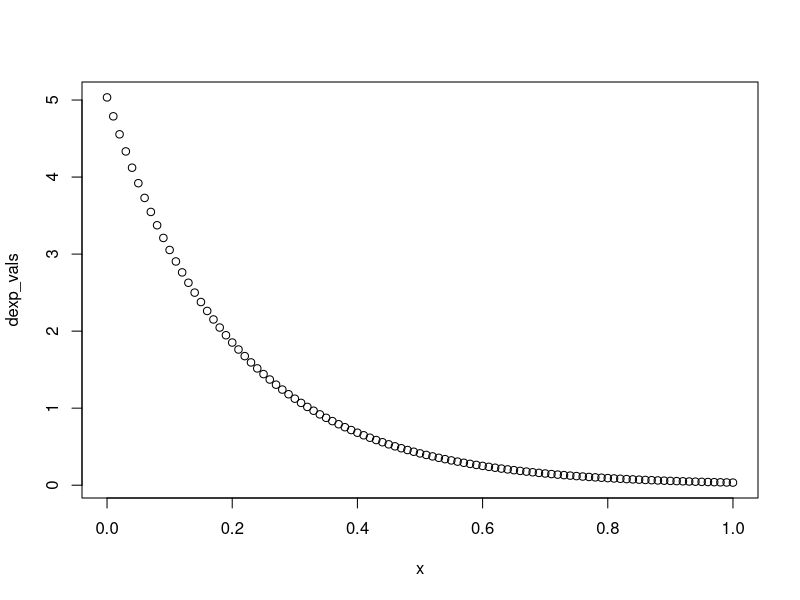
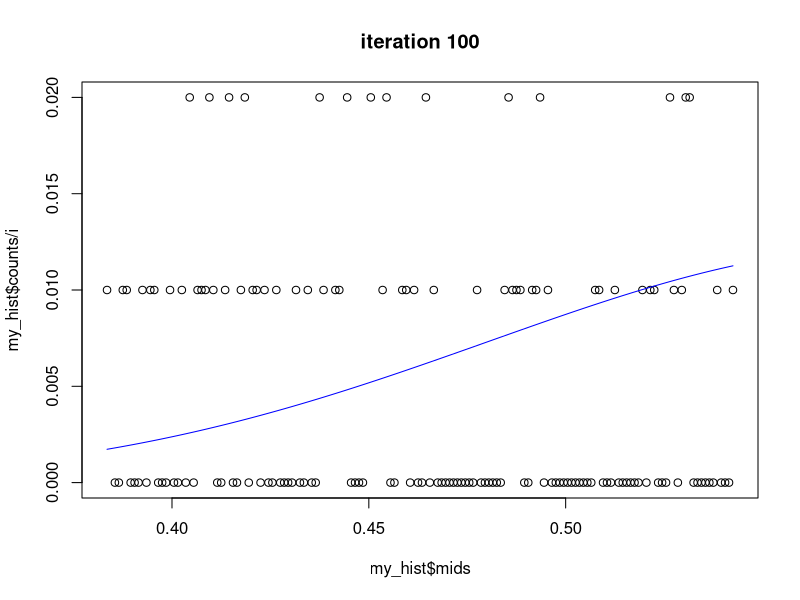
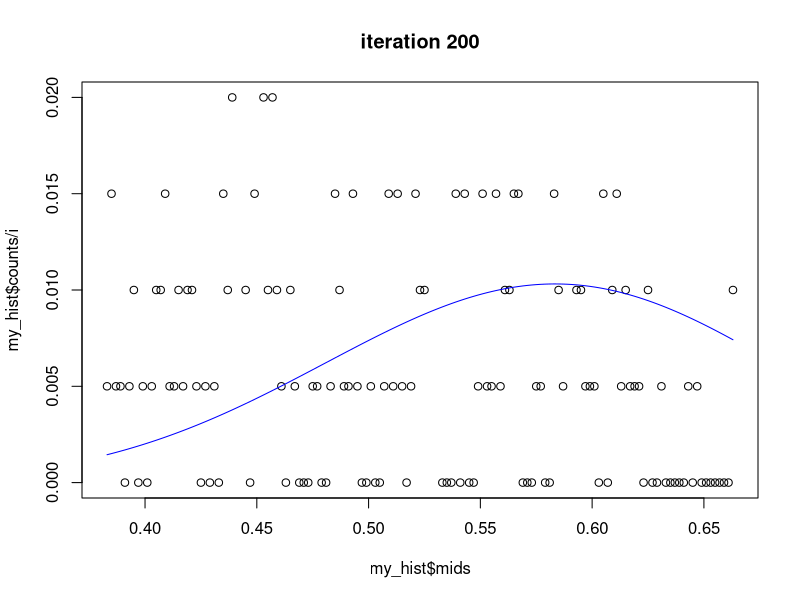
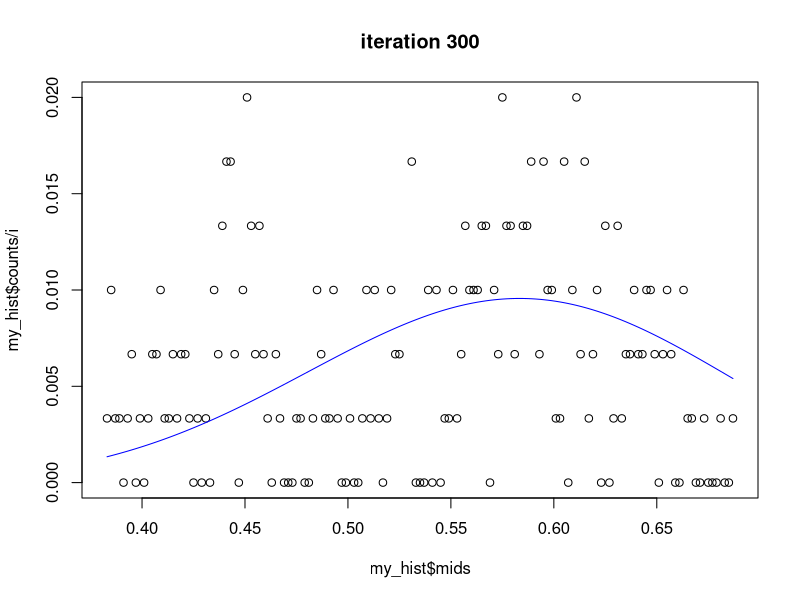
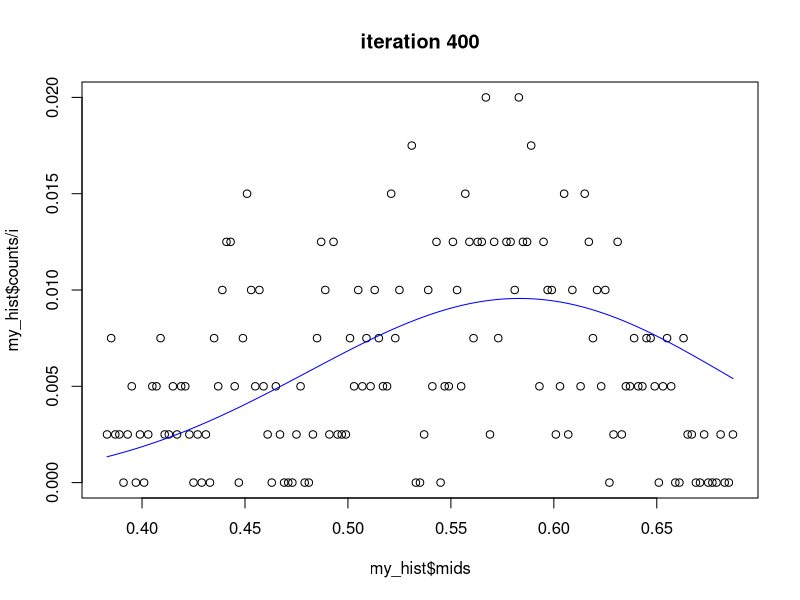
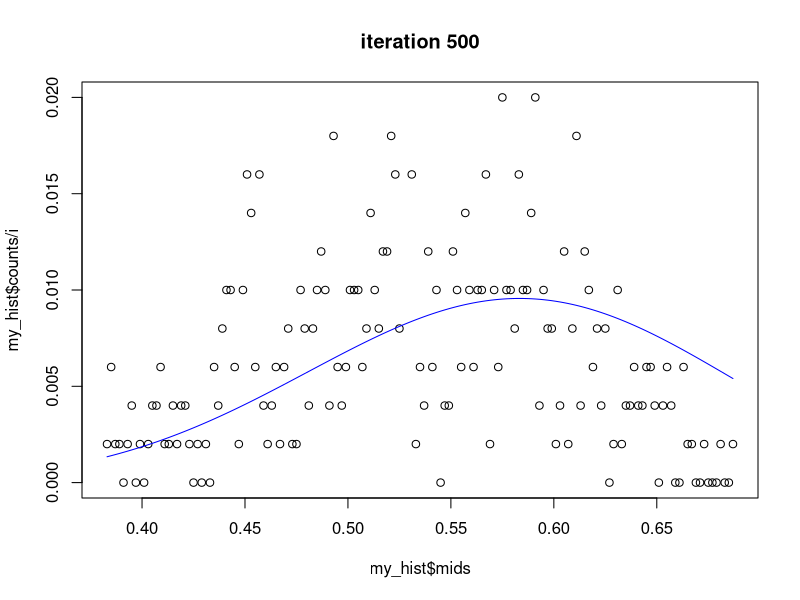
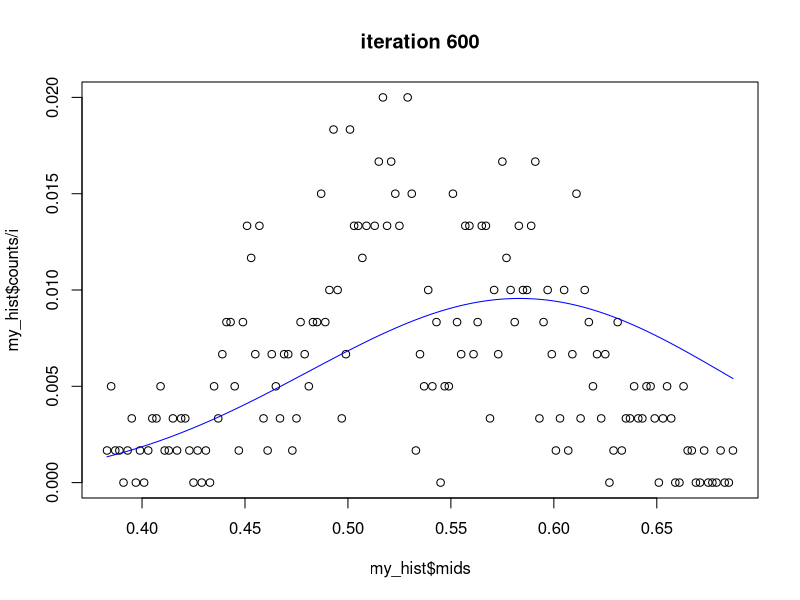
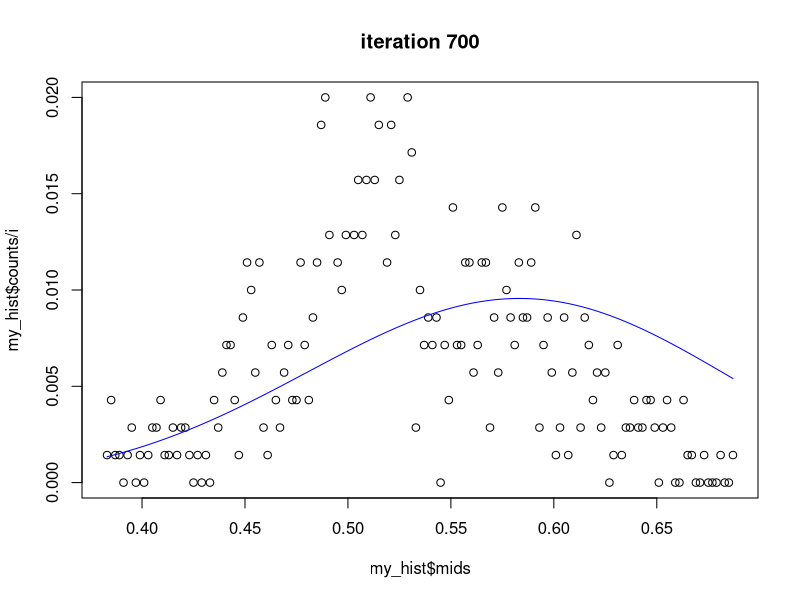

Recreate these plots in R, in order.
rm(list = ls())
# (1A) 
x <- seq(0,1,0.01)
dexp(x,rate=5)/0.9932621

i = 1
dexp_vals <-vector()
for(val in x){
  dexp_vals[i] <- dexp(val,rate=5)/0.9932621
  i = i + 1
}
plot(x,dexp_vals)

# (1B)
pi_old <- 0.5

posterior_dist <- vector()
for(i in 1:100000){
  p_old <- (dexp(pi_old,rate=5)/0.993261)*dbinom(10,14, pi_old)
  pi_new <- pi_old + rnorm(1,0,sd=0.01)
  
  if(pi_new > 1)
      pi_new = 1;
  
  if(pi_new < 0)
      pi_new = 0;
  
  p_new <- (dexp(pi_new, rate=5)/0.993261) * dbinom(10, 14, pi_new)
  
  ratio <- p_new / p_old
  
  if( ratio > 1 || ratio >= runif(1))
      pi_old = pi_new
  
  posterior_dist[i] = pi_old
  
  if(i %% 100 == 0){
      my_hist <- hist(posterior_dist, breaks = 200, plot = FALSE)
      plot(my_hist$mids, my_hist$counts/i, main = paste("iteration", i), ylim = c(0, 0.02))
      dbetasum = sum(dbeta(my_hist$mids, 15,11))
      lines(my_hist$mids, dbeta(my_hist$mids, 15,11) / dbetasum, col = "blue")
      Sys.sleep(0.1)
      
      if(i == 20000){
        break
      }
  }
}

posterior_dist_grid <- vector()
x <- seq(0,1,0.01)

i<-1
sum <- 0
for( x_val in my_hist$mids){
  posterior_dist_grid[i] <- (dexp(x_val,rate = 5)/0.9932621) * dbinom(10, 14, x_val)
  sum = sum + posterior_dist_grid[i]
  i = i + 1
}

lines(my_hist$mids,posterior_dist_grid / sum, col = "red")

# (1C)

pi_old <- 0.5

posterior_dist <- vector()
for(i in 1:100000){
  p_old <- (dexp(pi_old,rate=5)/0.993261)*dbinom(417, 583, pi_old)
  pi_new <- pi_old + rnorm(1,0,sd=0.01)
  
  if(pi_new > 1)
    pi_new = 1;
  
  if(pi_new < 0)
    pi_new = 0;
  
  p_new <- (dexp(pi_new, rate=5)/0.993261) * dbinom(417,583, pi_new)
  
  ratio <- p_new / p_old
  
  if( ratio > 1 || ratio >= runif(1))
    pi_old = pi_new
  
  posterior_dist[i] = pi_old
  
  if(i %% 100 == 0){
    my_hist <- hist(posterior_dist, breaks = 200, plot = FALSE)
    plot(my_hist$mids, my_hist$counts/i, main = paste("iteration", i), ylim = c(0, 0.06),xlim = c(0.4,0.9))
    dbetasum = sum(dbeta(my_hist$mids, 584,417))
    lines(my_hist$mids, dbeta(my_hist$mids, 584, 417) / dbetasum, col = "blue")
    Sys.sleep(0.1)
    
    if(i == 20000){
      break
    }
  }
}

posterior_dist_grid <- vector()
x <- seq(0,1,0.01)

i<-1
sum <- 0
for( x_val in my_hist$mids){
  posterior_dist_grid[i] <- (dexp(x_val,rate = 5)/0.9932621) * dbinom(417,583, x_val)
  sum = sum + posterior_dist_grid[i]
  i = i + 1
}

lines(my_hist$mids,posterior_dist_grid / sum, col = "red")


